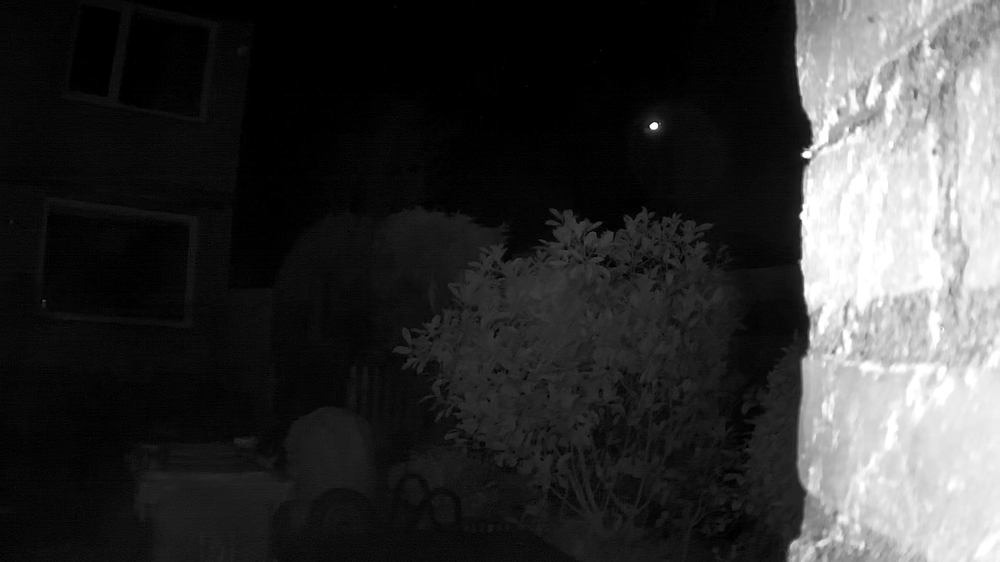
#> input picture test/i7.png, 1000 x 562 px, shrunk from 1920 x 1080 before the run
$ python main1.py
#> lines starting #> are read from the running program, lines starting #| are printed output that depends on the picture
import cv2
import numpy as np
import matplotlib.pyplot as plt

# === Fonctions outils ===

def apply_clahe(img, clip_limit=4.0):
    lab = cv2.cvtColor(img, cv2.COLOR_BGR2LAB)
    l, a, b = cv2.split(lab)
    clahe = cv2.createCLAHE(clipLimit=clip_limit, tileGridSize=(8, 8))
    l_clahe = clahe.apply(l)
    lab_clahe = cv2.merge((l_clahe, a, b))
    return cv2.cvtColor(lab_clahe, cv2.COLOR_LAB2BGR)

def estimate_gamma(img_gray):
    # Moyenne de l'intensité → gamma inversement proportionnel
    mean_intensity = np.mean(img_gray)
    gamma = 1.0 if mean_intensity == 0 else np.clip(128 / mean_intensity, 0.5, 2.5)
    return gamma

def adjust_gamma(img, gamma):
    look_up = np.array([((i / 255.0) ** gamma) * 255 for i in np.arange(0, 256)]).astype("uint8")
    return cv2.LUT(img, look_up)

def normalize_brightness(img):
    # Étalonne l’histogramme par canal
    img_yuv = cv2.cvtColor(img, cv2.COLOR_BGR2YUV)
    img_yuv[:, :, 0] = cv2.equalizeHist(img_yuv[:, :, 0])
    return cv2.cvtColor(img_yuv, cv2.COLOR_YUV2BGR)

# === Pipeline principal ===

# Charger l'image
image = cv2.imread("test/i7.png")
#> image is the input picture: shape (562, 1000, 3); min 0, max 255, mean 53
if image is None:
    print("Erreur : Image non chargée. Vérifiez le chemin.")
else:
    # 1. Amélioration locale du contraste (CLAHE)
    clahe_img = apply_clahe(image)
#> in apply_clahe, `lab = cv2.cvtColor(img, cv2.COLOR_BGR2LAB)`: lab: shape (562, 1000, 3); mean of channels 0, 1, 2 52.5, 128, 128
#> in apply_clahe, `l, a, b = cv2.split(lab)`: a: shape (562, 1000); every value is 128
#> in apply_clahe, `l_clahe = clahe.apply(l)`:
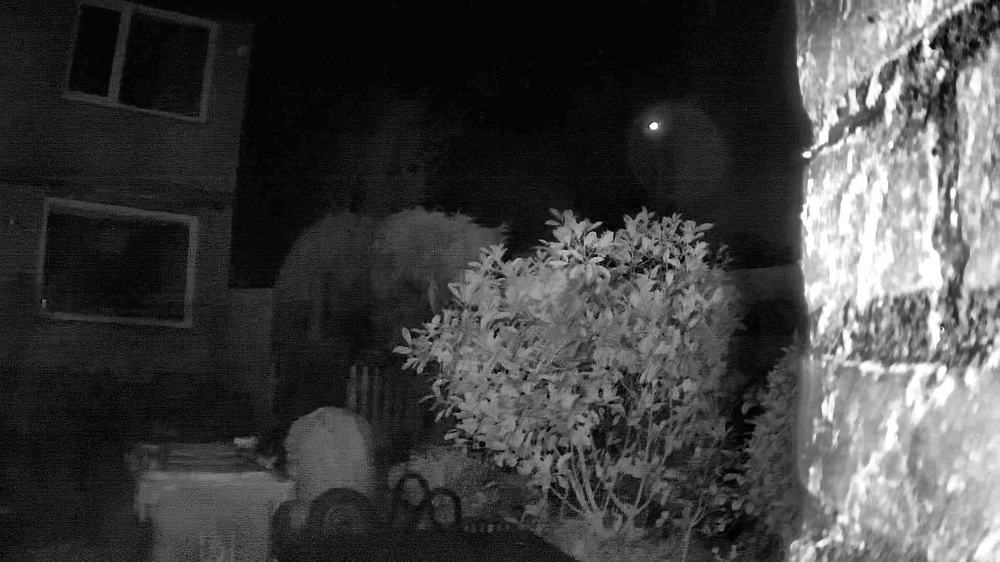
#> l_clahe: shape (562, 1000); min 1, max 255, mean 65.1
#> in apply_clahe, `lab_clahe = cv2.merge((l_clahe, a, b))`: lab_clahe: shape (562, 1000, 3); mean of channels 0, 1, 2 65.1, 128, 128

    # 2. Dénuage avec filtre bilatéral (préserve les bords)
    denoised = cv2.bilateralFilter(clahe_img, d=9, sigmaColor=75, sigmaSpace=75)

    # 3. Gamma dynamique
    gray = cv2.cvtColor(denoised, cv2.COLOR_BGR2GRAY)
    gamma = estimate_gamma(gray)
#> in estimate_gamma, `mean_intensity = np.mean(img_gray)`: mean_intensity = 63.78
#> in estimate_gamma, `gamma = 1.0 if mean_intensity == 0 else np.clip(128 / mean_intensity, ..`: gamma = 2.01
#> gamma = 2.01
    gamma_corrected = adjust_gamma(denoised, gamma)
#> in adjust_gamma, `look_up = np.array([((i / 255.0) ** gamma) * 255 for i in np.arange(0,..`: look_up = 256 values from 0 to 255
#> in adjust_gamma, `return cv2.LUT(img, look_up)`:
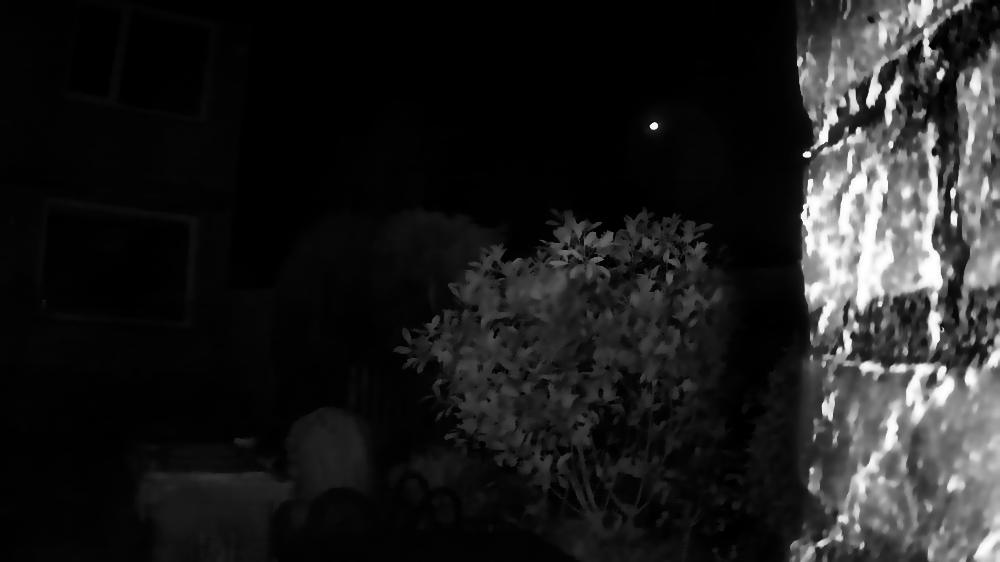
#> returned value: shape (562, 1000, 3); mean of channels 0, 1, 2 30.3, 30.3, 30.3; drawn as B, G, R

    # 4. Normalisation de la luminosité
    normalized = normalize_brightness(gamma_corrected)
#> in normalize_brightness, `img_yuv = cv2.cvtColor(img, cv2.COLOR_BGR2YUV)`: img_yuv: shape (562, 1000, 3); mean of channels 0, 1, 2 30.3, 128, 128
#> in normalize_brightness, `img_yuv[:, :, 0] = cv2.equalizeHist(img_yuv[:, :, 0])`: img_yuv: shape (562, 1000, 3); mean of channels 0, 1, 2 110.9, 128, 128
#> in normalize_brightness, `return cv2.cvtColor(img_yuv, cv2.COLOR_YUV2BGR)`:
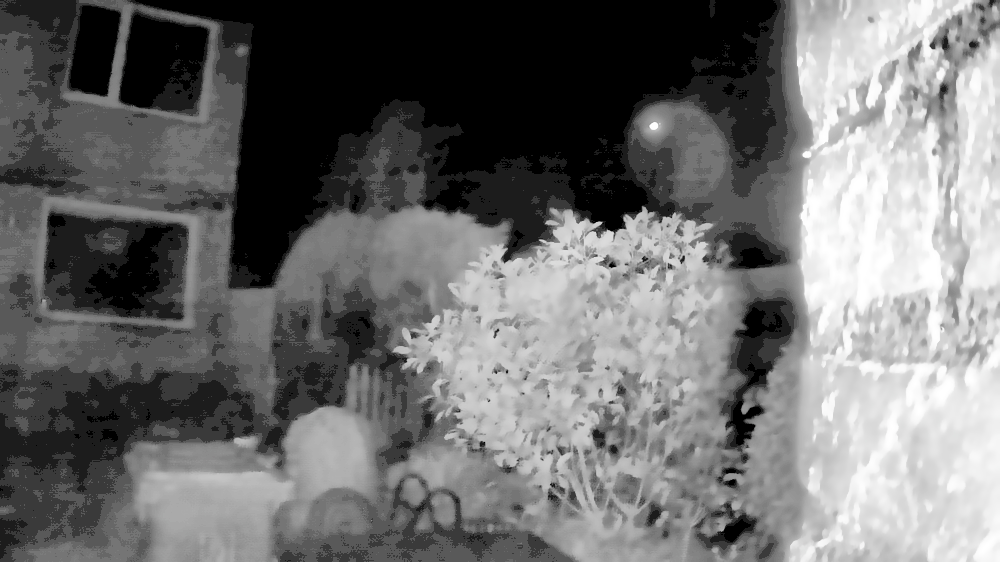
#> returned value: shape (562, 1000, 3); mean B, G, R 110.9, 110.9, 110.9

    # 5. Renforcement des détails
    gaussian = cv2.GaussianBlur(normalized, (0, 0), 3)
    sharpened = cv2.addWeighted(normalized, 1.2, gaussian, -0.2, 0)

    # === Affichage et sauvegarde ===
       # === Affichage côte à côte : avant et après amélioration ===
    plt.figure(figsize=(12, 6))

    # Image originale
    plt.subplot(1, 2, 1)
    plt.imshow(cv2.cvtColor(image, cv2.COLOR_BGR2RGB))
    plt.title("Image originale")
    plt.axis('off')

    # Image améliorée
    plt.subplot(1, 2, 2)
    plt.imshow(cv2.cvtColor(sharpened, cv2.COLOR_BGR2RGB))
    plt.title("Image améliorée")
    plt.axis('off')

    plt.tight_layout()
    plt.show()
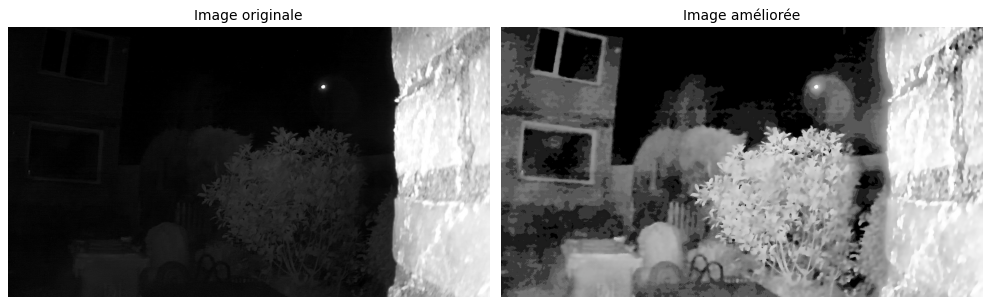
#> figure drawn by matplotlib, 2 panels

$ run again, with test/ChatGPT Image 20 avr. 2025, 18_55_40.png copied over test/i7.png
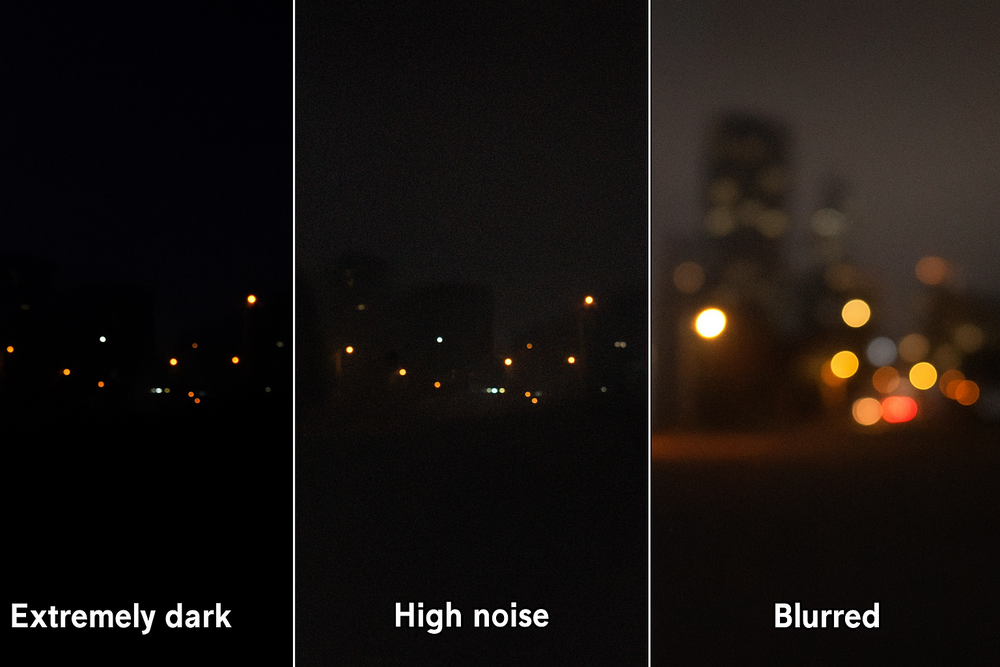
#> input picture test/ChatGPT Image 20 avr. 2025, 18_55_40.png, 1000 x 667 px, shrunk from 1536 x 1024 before the run
#> image is the input picture: shape (667, 1000, 3); mean B, G, R 16.6, 19.2, 24.5
#> lab: shape (667, 1000, 3); mean of channels 0, 1, 2 19.3, 130, 130.4
#> lab_clahe: shape (667, 1000, 3); mean of channels 0, 1, 2 44.2, 130, 130.4
#> in apply_clahe, `return cv2.cvtColor(lab_clahe, cv2.COLOR_LAB2BGR)`:
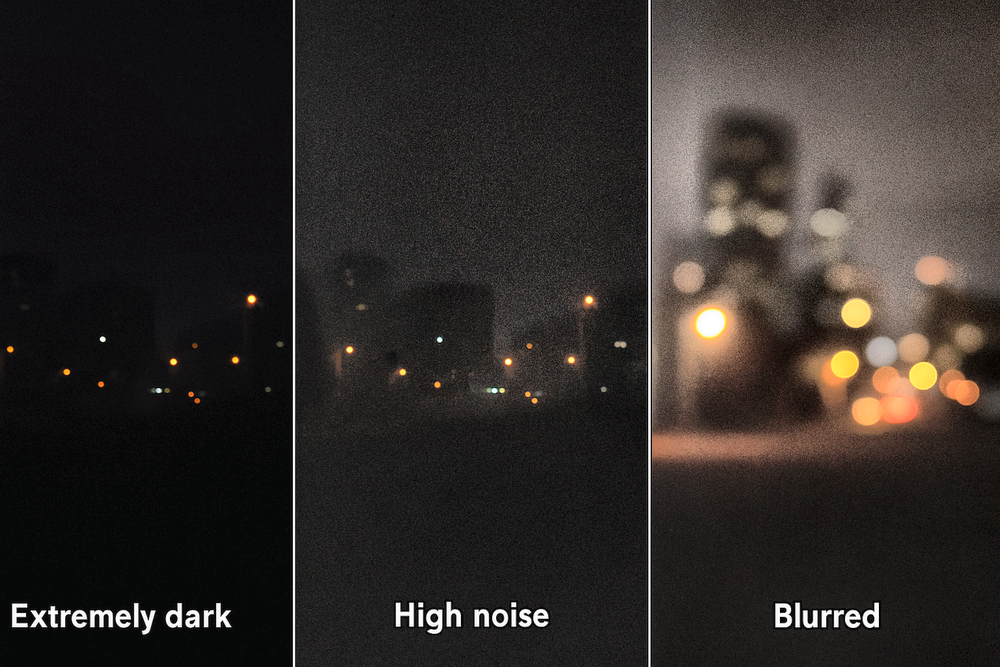
#> returned value: shape (667, 1000, 3); mean B, G, R 40.2, 42.8, 48.2
#> mean_intensity = 44.06
#> in estimate_gamma, `gamma = 1.0 if mean_intensity == 0 else np.clip(128 / mean_intensity, ..`: gamma = 2.5
#> look_up = 256 values from 0 to 255
#> `plt.show()`:
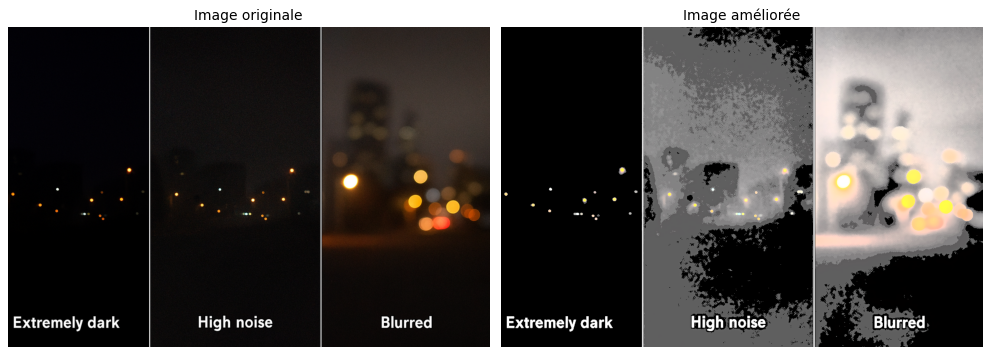
#> figure drawn by matplotlib, 2 panels

$ run again, with test/i1.jpg saved as test/i7.png
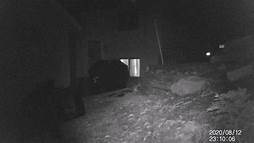
#> input picture test/i1.jpg, 254 x 143 px
#> image is the input picture: shape (143, 254, 3); mean B, G, R 56.9, 56.5, 56.7
#> lab: shape (143, 254, 3); mean of channels 0, 1, 2 59.4, 128.1, 127.9
#> lab_clahe: shape (143, 254, 3); mean of channels 0, 1, 2 85.4, 128.1, 127.9
#> `denoised = cv2.bilateralFilter(clahe_img, d=9, sigmaColor=75, sigmaSpa..`:
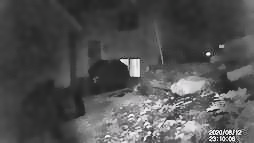
#> denoised: shape (143, 254, 3); mean B, G, R 80.6, 80.4, 80.6
#> mean_intensity = 80.53
#> in estimate_gamma, `gamma = 1.0 if mean_intensity == 0 else np.clip(128 / mean_intensity, ..`: gamma = 1.59
#> look_up = 256 values from 0 to 255
#> `plt.show()`:
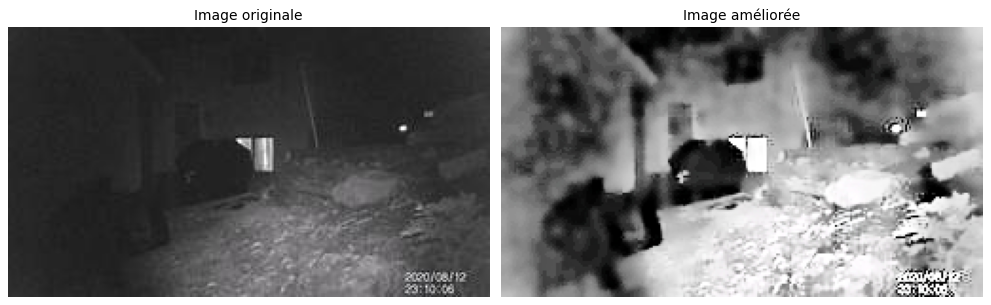
#> figure drawn by matplotlib, 2 panels
